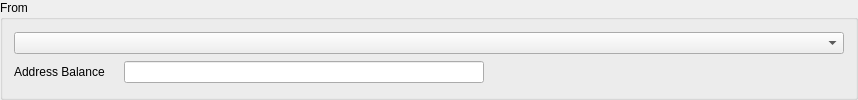
         <widget class="QGroupBox" name="groupBox_4">
          <property name="autoFillBackground">
           <bool>false</bool>
          </property>
          <property name="title">
           <string>From</string>
          </property>
          <property name="flat">
           <bool>false</bool>
          </property>
          <layout class="QVBoxLayout" name="verticalLayout_6">
           <item>
            <layout class="QHBoxLayout" name="horizontalLayout_8">
             <item>
              <widget class="AddressCombo" name="inputsCombo"/>
             </item>
            </layout>
           </item>
           <item>
            <layout class="QHBoxLayout" name="horizontalLayout_15">
             <item>
              <widget class="QLabel" name="label_5">
               <property name="text">
                <string>Address Balance</string>
               </property>
              </widget>
             </item>
             <item>
              <widget class="QLabel" name="sendAddressBalanceUSD">
               <property name="text">
                <string/>
               </property>
              </widget>
             </item>
             <item>
              <widget class="QLineEdit" name="sendAddressBalance">
               <property name="sizePolicy">
                <sizepolicy hsizetype="Fixed" vsizetype="Fixed">
                 <horstretch>0</horstretch>
                 <verstretch>0</verstretch>
                </sizepolicy>
               </property>
               <property name="minimumSize">
                <size>
                 <width>360</width>
                 <height>20</height>
                </size>
               </property>
               <property name="alignment">
                <set>Qt::AlignRight|Qt::AlignTrailing|Qt::AlignVCenter</set>
               </property>
               <property name="readOnly">
                <bool>true</bool>
               </property>
              </widget>
             </item>
             <item>
              <spacer name="horizontalSpacer_6">
               <property name="orientation">
                <enum>Qt::Horizontal</enum>
               </property>
               <property name="sizeType">
                <enum>QSizePolicy::Expanding</enum>
               </property>
               <property name="sizeHint" stdset="0">
                <size>
                 <width>360</width>
                 <height>20</height>
                </size>
               </property>
              </spacer>
             </item>
            </layout>
           </item>
          </layout>
         </widget>
